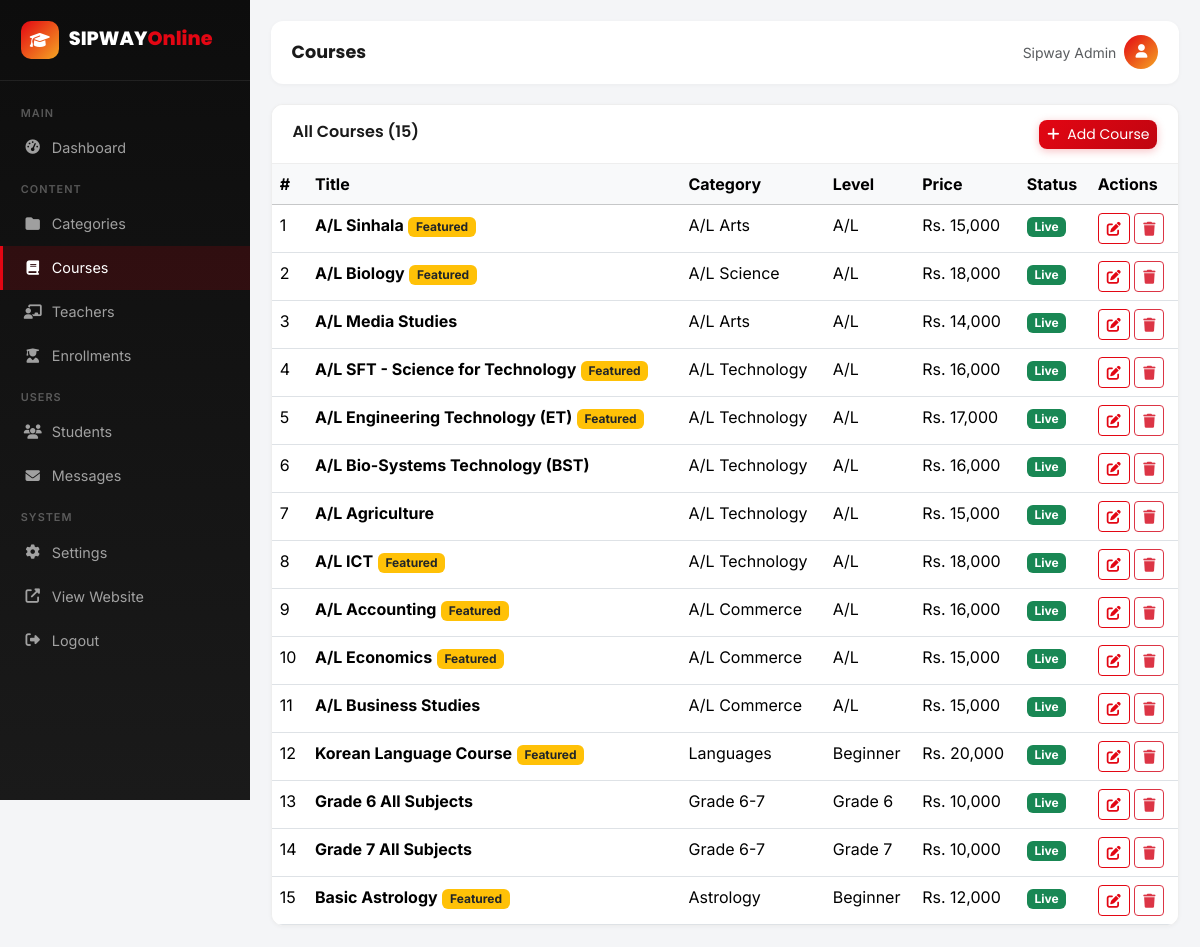
The app's page /admin/admin-courses.php (signed in) with its own data.
### tables this page shows
CREATE TABLE courses (
    id INT AUTO_INCREMENT PRIMARY KEY,
    category_id INT,
    teacher_id INT,
    title VARCHAR(200) NOT NULL,
    title_si VARCHAR(200),
    slug VARCHAR(200) UNIQUE NOT NULL,
    short_desc VARCHAR(500),
    description TEXT,
    thumbnail VARCHAR(255) DEFAULT 'default-course.jpg',
    duration VARCHAR(50),
    level VARCHAR(50) DEFAULT 'A/L',
    price DECIMAL(10,2) DEFAULT 0,
    is_featured TINYINT(1) DEFAULT 0,
    is_published TINYINT(1) DEFAULT 1,
    views INT DEFAULT 0,
    created_at TIMESTAMP DEFAULT CURRENT_TIMESTAMP,
    FOREIGN KEY (category_id) REFERENCES categories(id) ON DELETE SET NULL,
    FOREIGN KEY (teacher_id) REFERENCES teachers(id) ON DELETE SET NULL
);

CREATE TABLE categories (
    id INT AUTO_INCREMENT PRIMARY KEY,
    name VARCHAR(100) NOT NULL,
    name_si VARCHAR(100),
    slug VARCHAR(100) UNIQUE NOT NULL,
    icon VARCHAR(50) DEFAULT 'fas fa-book',
    color VARCHAR(20) DEFAULT '#E30613',
    sort_order INT DEFAULT 0,
    image VARCHAR(255) DEFAULT NULL
);

### includes/functions.php (called while the page is built, shortened)
<?php
function e($str) {
    return htmlspecialchars($str ?? '', ENT_QUOTES, 'UTF-8');
}
function formatPrice($price) {
    return 'Rs. ' . number_format($price, 0);
}

### admin/admin-courses.php (the view, shortened to what this page needs)
<?php
$pdo = getDB();
$courses = $pdo->query("SELECT c.*, cat.name as cat_name FROM courses c LEFT JOIN categories cat ON c.category_id=cat.id ORDER BY c.created_at DESC")->fetchAll();
require_once 'includes/admin-header.php';
?>
<div class="table-card">
<div class="card-header d-flex justify-content-between"><span>All Courses (<?php echo count($courses); ?>)</span>
<a href="admin-add-course.php" class="btn btn-primary btn-sm"><i class="fas fa-plus me-1"></i> Add Course</a></div>
<div class="table-responsive"><table class="table table-hover mb-0">
<thead class="table-light"><tr><th>#</th><th>Title</th><th>Category</th><th>Level</th><th>Price</th><th>Status</th><th>Actions</th></tr></thead>
<tbody>
<?php foreach ($courses as $i=>$c): ?><tr>
<td><?php echo $i+1; ?></td>
<td><strong><?php echo e($c['title']); ?></strong><?php if($c['is_featured']): ?> <span class="badge bg-warning text-dark">Featured</span><?php endif; ?></td>
<td><?php echo e($c['cat_name']??'-'); ?></td>
<td><?php echo e($c['level']); ?></td>
<td><?php echo formatPrice($c['price']); ?></td>
<td><a href="?toggle=<?php echo $c['id']; ?>" class="badge <?php echo $c['is_published']?'bg-success':'bg-secondary'; ?> text-decoration-none"><?php echo $c['is_published']?'Live':'Draft'; ?></a></td>
<td>
<a href="admin-edit-course.php?id=<?php echo $c['id']; ?>" class="btn btn-sm btn-outline-primary"><i class="fas fa-edit"></i></a>
<a href="?delete=<?php echo $c['id']; ?>" class="btn btn-sm btn-outline-danger" onclick="return confirm('Delete?')"><i class="fas fa-trash"></i></a>
</td></tr><?php endforeach; ?>
</tbody></table></div></div>
<?php require_once 'includes/admin-footer.php'; ?>

### admin/includes/admin-header.php (style rules this page uses)
:root { --sw:250px;--red:#E30613;--red-d:#C00510;--black:#1A1A1A;--orange:#F5A623 }
body { font-family:'Inter',sans-serif;background:#f4f5f7 }
.table-card { background:#fff;border-radius:12px;box-shadow:0 1px 4px rgba(0,0,0,.04);overflow:hidden;border:1px solid #eee }
.table-card .card-header { background:#fff;border-bottom:1px solid #eee;padding:.9rem 1.3rem;font-weight:600;font-family:'Poppins',sans-serif;color:var(--black) }
.btn-primary { background:linear-gradient(135deg,var(--red),var(--red-d));border:none;border-radius:8px;box-shadow:0 2px 8px rgba(227,6,19,.25) }
.btn-outline-primary { border-color:var(--red);color:var(--red) }

### records on screen
courses: title "A/L Sinhala", is_featured "Featured", category.name "A/L Arts", level "A/L", price "Rs. 15,000", is_published "Live"
courses: title "A/L Biology", is_featured "Featured", category.name "A/L Science", level "A/L", price "Rs. 18,000", is_published "Live"
courses: title "A/L Media Studies", category.name "A/L Arts", level "A/L", price "Rs. 14,000", is_published "Live"
courses: title "A/L SFT - Science for Technology", is_featured "Featured", category.name "A/L Technology", level "A/L", price "Rs. 16,000", is_published "Live"
courses: title "A/L Engineering Technology (ET)", is_featured "Featured", category.name "A/L Technology", level "A/L", price "Rs. 17,000", is_published "Live"
courses: title "A/L Bio-Systems Technology (BST)", category.name "A/L Technology", level "A/L", price "Rs. 16,000", is_published "Live"
courses: title "A/L Agriculture", category.name "A/L Technology", level "A/L", price "Rs. 15,000", is_published "Live"
courses: title "A/L ICT", is_featured "Featured", category.name "A/L Technology", level "A/L", price "Rs. 18,000", is_published "Live"
courses: title "A/L Accounting", is_featured "Featured", category.name "A/L Commerce", level "A/L", price "Rs. 16,000", is_published "Live"
courses: title "A/L Economics", is_featured "Featured", category.name "A/L Commerce", level "A/L", price "Rs. 15,000", is_published "Live"
courses: title "A/L Business Studies", category.name "A/L Commerce", level "A/L", price "Rs. 15,000", is_published "Live"
courses: title "Korean Language Course", is_featured "Featured", category.name "Languages", level "Beginner", price "Rs. 20,000", is_published "Live"
courses: title "Grade 6 All Subjects", category.name "Grade 6-7", level "Grade 6", price "Rs. 10,000", is_published "Live"
courses: title "Grade 7 All Subjects", category.name "Grade 6-7", level "Grade 7", price "Rs. 10,000", is_published "Live"
courses: title "Basic Astrology", is_featured "Featured", category.name "Astrology", level "Beginner", price "Rs. 12,000", is_published "Live"

### other values on screen
$page_title "Courses"
$_SESSION['full_name'] "Sipway Admin"
count($courses) "15"
